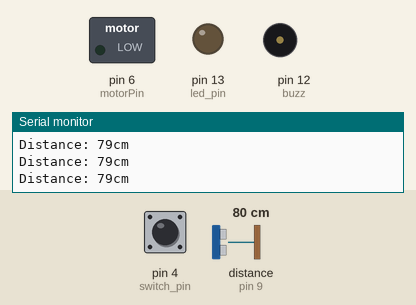
Simulated run of this sketch. Board: Arduino Uno, built with avr-gcc and run on an emulated ATmega328P. Shown: switched loads named in the sketch (green lamp = pin HIGH), output pins drawn as LEDs (lit = HIGH), buzzer (waves = sounding, pin HIGH), the last lines printed to the serial monitor. Wiring (inferred from the names in the program): ultrasonic range finder: trigger pin 10; echo pin 9. Inputs (shaded band) come from the test bench; at power-on: distance to the obstacle (sensor on pin 9) 80 cm, pin 4 (switch_pin) LOW. The echo pulse lasts 58.3 µs per cm; pins used as bus, display or sensor lines are not drawn.

Above: at 1.2 s.
1.3 s: distance to the obstacle (sensor on pin 9) set to 56 cm
4.3 s: distance to the obstacle (sensor on pin 9) set to 49 cm
At 5.1 s:
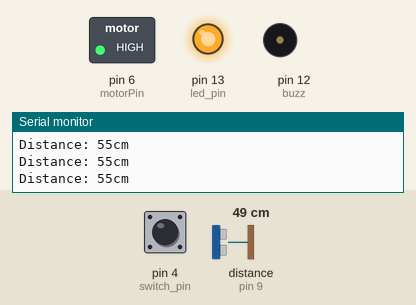
7.3 s: distance to the obstacle (sensor on pin 9) set to 28 cm
10.3 s: distance to the obstacle (sensor on pin 9) set to 23 cm
11.9 s: distance to the obstacle (sensor on pin 9) set to 120 cm
At 12.7 s:
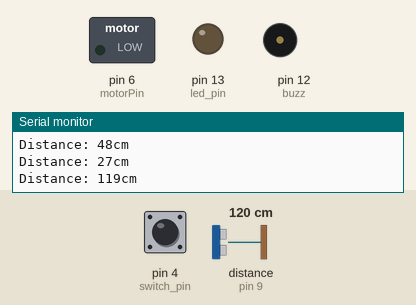
Timing chart, 0 to 14.4 s (numbered marks = the images above; inputs shaded):
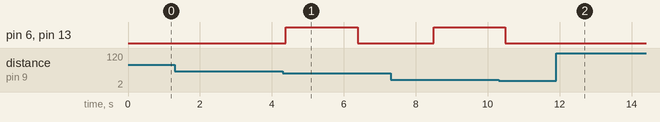

Measured:
- the behaviour switches between 52 and 51 cm on distance to the obstacle (sensor on pin 9) (found by bisection; images 0 and 1)
- after the input at 4.3 s, pin 6 (motorPin), pin 13 (led_pin): LOW → HIGH after 0.09 s, → LOW 2.0 s later
- after the input at 11.9 s, pin 6 (motorPin), pin 13 (led_pin): stays LOW (without the input it goes to HIGH after 0.70 s)

The sketch:

ultrasonic-sensor.ino
```cpp
long int inches, remaincm;
int switch_pin = 4;
int led_pin = 13;
const int pingPin = 10; // Trigger Pin of Ultrasonic Sensor
const int echoPin = 9; // Echo Pin of Ultrasonic Sensor
const int buzz = 12; //buzzer to arduino pin 12
const int motorPin = 6; //vibrating motor

byte leds = 0;

void setup(){
  pinMode(switch_pin, INPUT);
  pinMode(led_pin, OUTPUT);
  Serial.begin(9600); // Starting Serial Terminal
  pinMode(buzz, OUTPUT); // Set buzzer - pin 9 as an output
  pinMode(motorPin, OUTPUT);
}

void loop() {
  //ultrasonic sensor
   long duration, inches, cm, total_centimeters;
   pinMode(pingPin, OUTPUT);
   digitalWrite(pingPin, LOW);
   delayMicroseconds(2);
   digitalWrite(pingPin, HIGH);
   delayMicroseconds(10);
   digitalWrite(pingPin, LOW);
   pinMode(echoPin, INPUT);
   duration = pulseIn(echoPin, HIGH);
   //inches = microsecondsToInches(duration);
   cm = microsecondsToCentimeters(duration);
   total_centimeters=microseconds_total_centimeters(duration);

   //ultrasonic sensor senses object between 24 & 50cm
   if (total_centimeters<=50 && total_centimeters>0 && total_centimeters>24){                //if far - if switch low:vibrating
                                                                                          //          if switch high: buzzer/beep

      if(digitalRead(switch_pin) == LOW){ //vibrating mode
        digitalWrite(motorPin, HIGH);
        digitalWrite(led_pin, HIGH);
        delay(2000);
        digitalWrite(motorPin, LOW);
        digitalWrite(led_pin, LOW);
         delay(2000);
    }


    if(digitalRead(switch_pin) == HIGH){ //buzzer
      int d = map(total_centimeters,1,100,20,2000);
      digitalWrite(led_pin, HIGH);
      tone(buzz,1000);
      delay(1000);
      digitalWrite(led_pin, LOW);
      noTone(buzz);
      delay(1000);
   }
   }

  //ultrasonic sensor senses object between 0 & 24cm
  if (total_centimeters<=24 && total_centimeters>0){                                          //if close (about 9.4 in) - if switch low: vibrating

     if(digitalRead(switch_pin) == LOW){ //vibrating mode
          digitalWrite(motorPin, HIGH);
          digitalWrite(led_pin, HIGH);
          delay(1000);
          digitalWrite(motorPin, LOW);
          digitalWrite(led_pin, LOW);
          delay(1000);
  }


if(digitalRead(switch_pin) == HIGH){ //buzzer mode
      int d = map(total_centimeters,1,100,20,2000);
      digitalWrite(led_pin, HIGH);
      tone(buzz,1000);
      delay(100);
      digitalWrite(led_pin, LOW);
      noTone(buzz);
      delay(100);
  }
  }

   Serial.print("Distance: ");
//   Serial.print(inches);
//   Serial.print("in, ");
   Serial.print(cm);
   Serial.print("cm\n");
//   Serial.println();
   delay(100);
}

long microseconds_total_centimeters(long microseconds)
{
  return microseconds/29/2;
}

//inches >>
/*
long microsecondsToInches(long microseconds) {
   return ((microseconds*.0343)/2)/2.54;
}
*/

//cm
long microsecondsToCentimeters(long microseconds) {
   return (microseconds*.0343)/2;
}


/*long microsecondsToInches(long microseconds) {
   return microseconds / 74 / 2;
}

long microsecondsToCentimeters(long microseconds) {
   return microseconds / 29 / 2;
}*/


 //  inches=cm/2.54;
 //  remaincm=cm%2.54;
```
